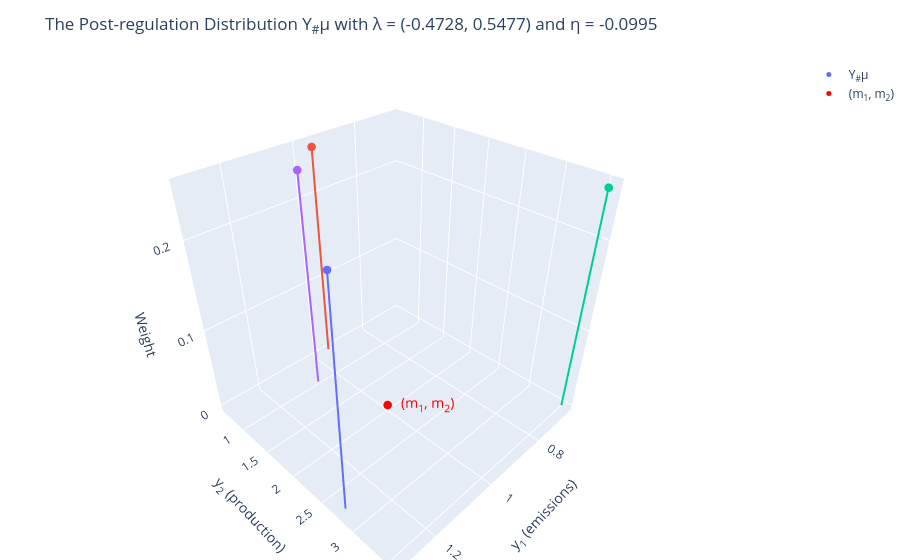

This figure's notebook cell:
### Markdown cell above
We also plot the post-regulation measure $\nu$.

### Code cell
plot_atomic_measure_3d(nu, mean = mean, params = optimal_params_attain, variable = 'y',
                       colours = [palette[i % len(palette)] for i in range(len(mu_norm_attain))])

### Figure 1 — Plotly figure (JSON) as saved in the notebook; plotly's stock layout.template omitted (floating-point values rounded to 4 significant figures)
{"data": [{"marker": {"color": ["#636EFA", "#EF553B", "#00CC96", "#AB63FA"], "size": 5}, "mode": "markers", "name": "Y<sub>&#35;</sub>&#956;", "type": "scatter3d", "x": [1.302, 0.9594, 0.6648, 1.074], "y": [2.788, 0.6249, 3.54, 1.048], "z": [0.25, 0.25, 0.25, 0.25]}, {"line": {"color": "#636EFA", "width": 4}, "mode": "lines", "showlegend": false, "type": "scatter3d", "x": [1.302, 1.302], "y": [2.788, 2.788], "z": [0, 0.25]}, {"line": {"color": "#EF553B", "width": 4}, "mode": "lines", "showlegend": false, "type": "scatter3d", "x": [0.9594, 0.9594], "y": [0.6249, 0.6249], "z": [0, 0.25]}, {"line": {"color": "#00CC96", "width": 4}, "mode": "lines", "showlegend": false, "type": "scatter3d", "x": [0.6648, 0.6648], "y": [3.54, 3.54], "z": [0, 0.25]}, {"line": {"color": "#AB63FA", "width": 4}, "mode": "lines", "showlegend": false, "type": "scatter3d", "x": [1.074, 1.074], "y": [1.048, 1.048], "z": [0, 0.25]}, {"marker": {"color": "red", "size": 5}, "mode": "markers+text", "name": "(m<sub>1</sub>, m<sub>2</sub>)", "text": ["(m<sub>1</sub>, m<sub>2</sub>)"], "textfont": {"color": "red", "size": 14}, "textposition": "middle right", "type": "scatter3d", "x": [1], "y": [2], "z": [0]}], "layout": {"margin": {"b": 0, "l": 0, "r": 0, "t": 60}, "scene": {"xaxis": {"title": {"text": "y<sub>1</sub> (emissions)"}}, "yaxis": {"title": {"text": "y<sub>2</sub> (production)"}}, "zaxis": {"title": {"text": "Weight"}}}, "showlegend": true, "title": {"text": "The Post-regulation Distribution Y<sub>&#35;</sub>&#956; with &#955; = (-0.4728, 0.5477) and &#951; = -0.0995"}}}
